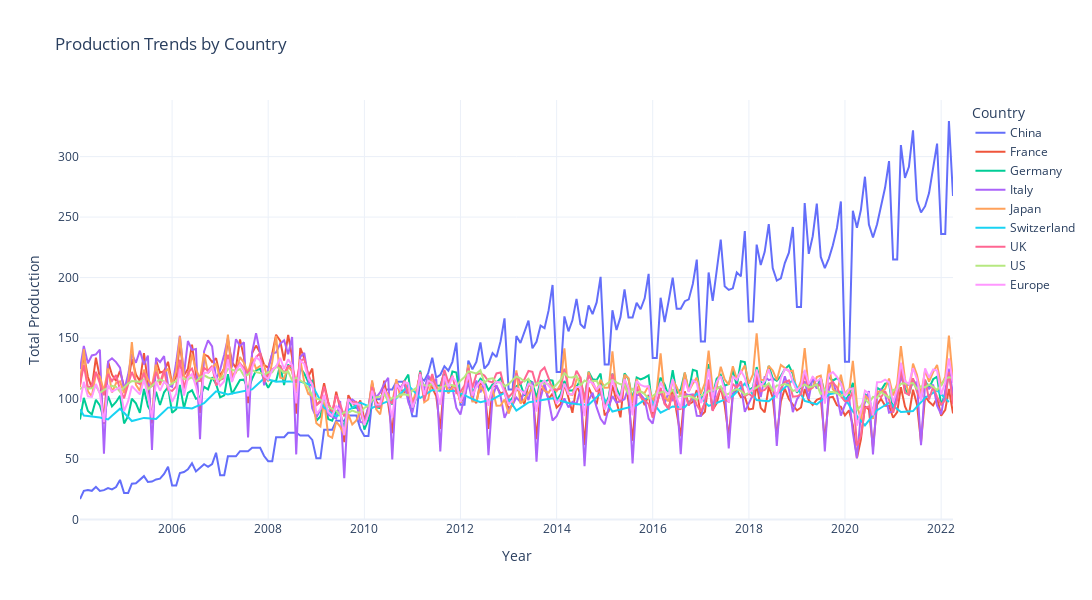

Here is the notebook cell this chart was saved with:
### Markdown cell above
- China also leads in production, having the highest numbers.
- The other countries show little variation, with Switzerland having the lowest values.

### Code cell
fig = go.Figure()

# add a line for each country
for country, column in zip(countries, production_columns):
    fig.add_trace(go.Scatter(x=df_market.index, y=df_market[column], mode='lines', name=country))

# customize layout
fig.update_layout(
    title="Production Trends by Country",
    xaxis_title="Year",
    yaxis_title="Total Production",
    legend_title="Country",
    template="plotly_white",
    hovermode="x",
    width=1200, height=600
)

fig.show()

### Figure 1 — Plotly figure (JSON) as saved in the notebook; plotly's stock layout.template omitted (floating-point values rounded to 4 significant figures; data arrays with more than 128 entries replaced by an {"elided": "..."} marker saying what was removed)
{"data": [{"mode": "lines", "name": "China", "type": "scatter", "x": {"elided": "219 str values"}, "y": {"elided": "219 float values"}}, {"mode": "lines", "name": "France", "type": "scatter", "x": {"elided": "219 str values"}, "y": {"elided": "219 float values"}}, {"mode": "lines", "name": "Germany", "type": "scatter", "x": {"elided": "219 str values"}, "y": {"elided": "219 float values"}}, {"mode": "lines", "name": "Italy", "type": "scatter", "x": {"elided": "219 str values"}, "y": {"elided": "219 float values"}}, {"mode": "lines", "name": "Japan", "type": "scatter", "x": {"elided": "219 str values"}, "y": {"elided": "219 float values"}}, {"mode": "lines", "name": "Switzerland", "type": "scatter", "x": {"elided": "219 str values"}, "y": {"elided": "219 float values"}}, {"mode": "lines", "name": "UK", "type": "scatter", "x": {"elided": "219 str values"}, "y": {"elided": "219 float values"}}, {"mode": "lines", "name": "US", "type": "scatter", "x": {"elided": "219 str values"}, "y": {"elided": "219 float values"}}, {"mode": "lines", "name": "Europe", "type": "scatter", "x": {"elided": "219 str values"}, "y": {"elided": "219 float values"}}], "layout": {"height": 600, "hovermode": "x", "legend": {"title": {"text": "Country"}}, "title": {"text": "Production Trends by Country"}, "width": 1200, "xaxis": {"title": {"text": "Year"}}, "yaxis": {"title": {"text": "Total Production"}}}}
